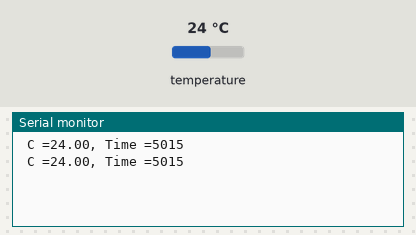
A sketch run on a simulated Arduino Uno, built with avr-gcc and run on an emulated ATmega328P. Parts: the last lines printed to the serial monitor. The test bench sets the inputs (shaded band); at power-on: temperature 24 °C.

Above: at 10.8 s.
10.9 s: temperature set to 12 °C
At 16.3 s:
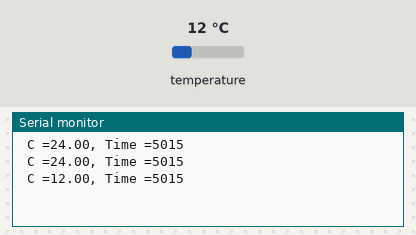
18.4 s: temperature set to 19 °C
At 21.4 s:
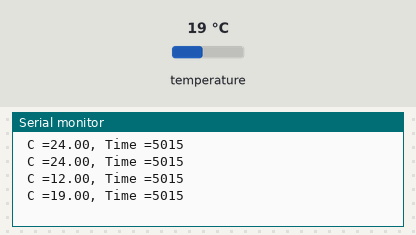
Timing chart, 0 to 22.9 s (numbered marks = the images above; inputs shaded):
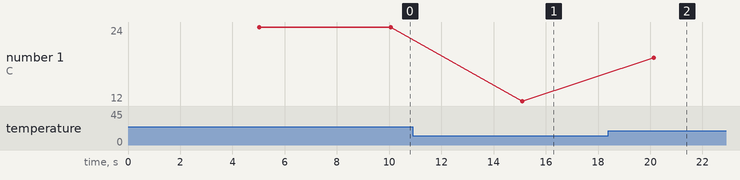

Measured:
- after the input at 10.9 s, the serial monitor: prints a new line after 4.2 s (image 1)
- after the input at 18.4 s, the serial monitor: prints a new line after 1.7 s (image 2)
- plotted number 1: 24 → 12 after the input at 10.9 s, 12 → 19 after the input at 18.4 s

The sketch:

Temperature_Spec_2.ino
```cpp
#include<OneWire.h>

OneWire ds(2);


void setup() {
  // put your setup code here, to run once:
Serial.begin(9600);
}

void loop() {
  byte i;
  byte present = 0;

  byte data[12];
  byte addr[8];
  float Temp;
  //int period=1000;
  unsigned long time_now=millis();

  if (!ds.search(addr)) {
    ds.reset_search();
    return;
  }

  ds.reset();
  ds.select(addr);
  ds.write(0x44,1); // start conversion, with parasite power on at the end
  delay(5000);

  present = ds.reset();
  ds.select(addr);
  ds.write(0xBE); // Read Scratchpad
  unsigned long last_time=millis();

  for (i = 0; i < 9; i++) {
    data[i] = ds.read();
  }

  Temp=(data[1]<<8)+data[0];
  Temp=Temp/16;

  // Celsius
   Serial.print("\n");
  Serial.print(" C =");
  Serial.print(Temp);
  Serial.print(", ");

  last_time=last_time-time_now;
  Serial.print("Time =");
 Serial.print(last_time);


/*
  // Convert "Celsius" to "Fahrenheit"
  Temp=Temp*1.8+32;

  // Celsius
  Serial.print("F=");
  Serial.print(Temp);
  Serial.println(" ");

  */
}
```
